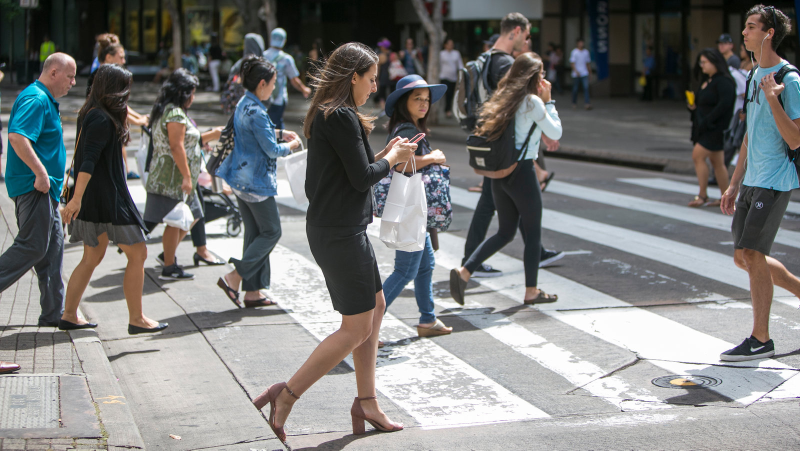
#> input picture d.jpg, 1600 x 901 px (shown at 1/2 size)
$ python main.py
#> lines starting #> are read from the running program, lines starting #| are printed output that depends on the picture; after the words box and inside, x2 and y2 are one past the last pixel; in counts of white or black regions, pixels touching at a corner belong together
import cv2
from imutils.object_detection import non_max_suppression
from imutils import resize
import numpy as np

hog = cv2.HOGDescriptor()
hog.setSVMDetector(cv2.HOGDescriptor_getDefaultPeopleDetector())

img = cv2.imread('d.jpg')
#> img is the input picture: shape (901, 1600, 3); mean B, G, R 123.2, 123.9, 123.3
img = resize(img, height=500)
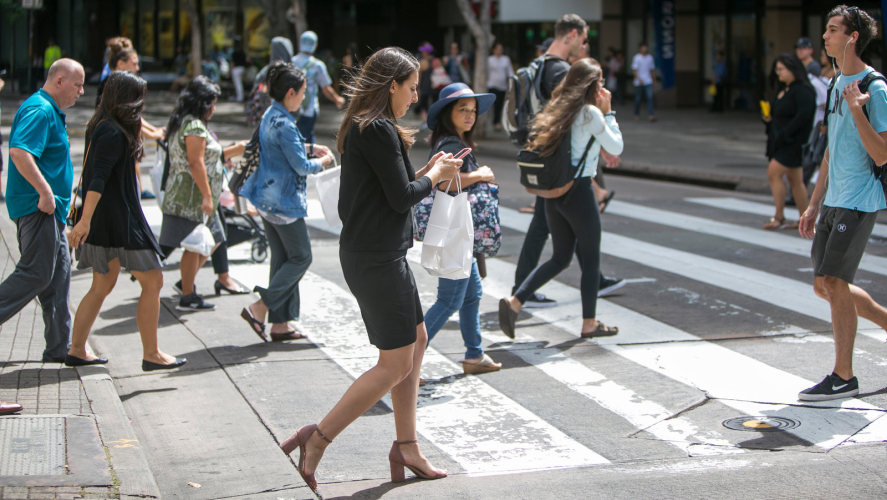
#> img: shape (500, 887, 3); mean B, G, R 123.2, 123.9, 123.3

rects,weights = hog.detectMultiScale(img, winStride=(4, 4), padding=(8, 8), scale=1.05)
#> rects = [[809, 262, 70, 139], [735, 43, 111, 221], [46, 230, 77, 153], [0, 167, 95, 219], [220, 12, 117, 235], [128, 87, 131, 261], [46, 9, 140, 280], [481, 7, 179, 359], [200, 62, 163, 325], [282, 38, 183, 365], [364, 109, 167, 334]]; weights = [0.159, 1.78, 0.276, 0.157, 0.41, 1.03, 2.02, 1.33, 0.252, 0.946, 0.392]

copy = img.copy()
for x, y, w, h in rects:
    cv2.rectangle(copy, (x, y), (x+w, y+h), (0, 0, 255), 2)
#> this loop made 11 passes
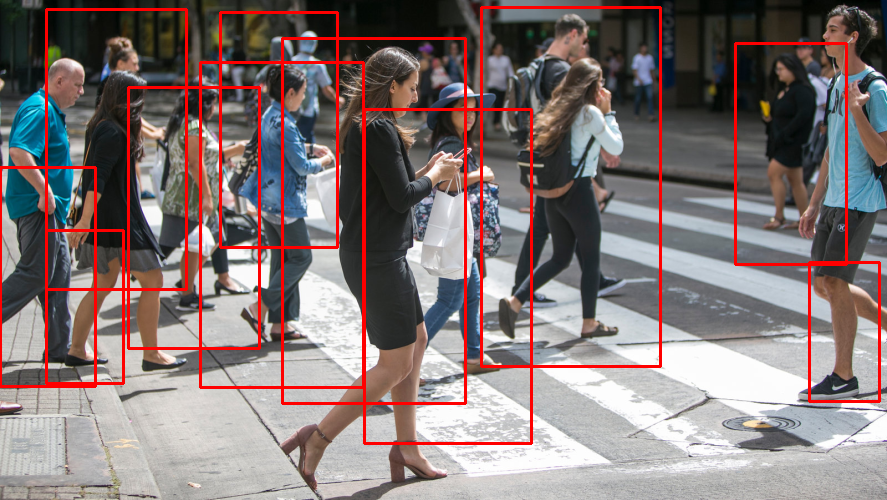
#> copy: shape (500, 887, 3); 5.57% of pixels changed, all inside (x1, y1, x2, y2) = (0, 6, 881, 445)

cv2.imshow('before suppression', copy)
cv2.waitKey(0)

r = np.array([[x, y, x+w, y+h] for x, y, w, h in rects])
#> r = [[809, 262, 879, 401], [735, 43, 846, 264], [46, 230, 123, 383], [0, 167, 95, 386], [220, 12, 337, 247], [128, 87, 259, 348], [46, 9, 186, 289], [481, 7, 660, 366], [200, 62, 363, 387], [282, 38, 465, 403], [364, 109, 531, 443]]
pick = non_max_suppression(r, probs=None, overlapThresh=0.65)
#> pick = [[364, 109, 531, 443], [282, 38, 465, 403], [809, 262, 879, 401], [200, 62, 363, 387], [0, 167, 95, 386], [46, 230, 123, 383], [481, 7, 660, 366], [128, 87, 259, 348], [46, 9, 186, 289], [735, 43, 846, 264]]

for xa, ya, xb, yb in pick:
    cv2.rectangle(img, (xa, ya), (xb, yb), (0, 255, 0), 2)
#> this loop made 10 passes
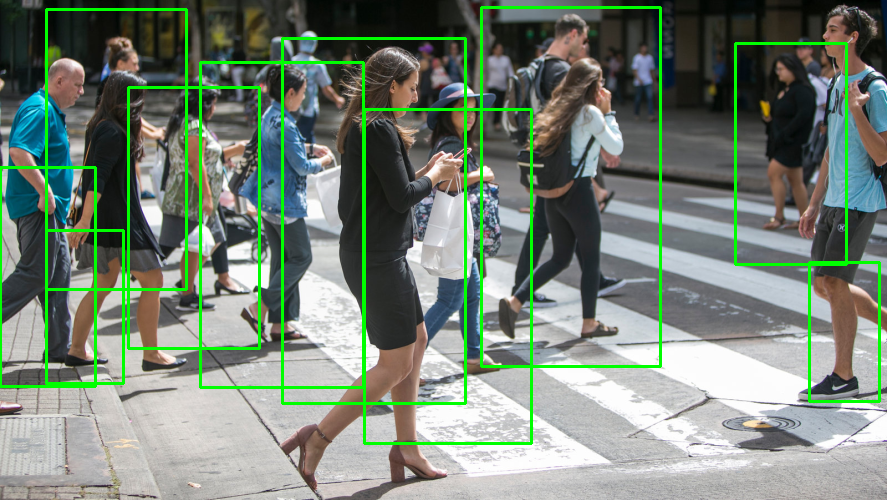
#> img: shape (500, 887, 3); 5.11% of pixels changed, all inside (x1, y1, x2, y2) = (0, 6, 881, 445)

cv2.imshow('after suppression', img)
cv2.waitKey(0)

cv2.destroyAllWindows()

$ run again, with before.jpg copied over d.jpg
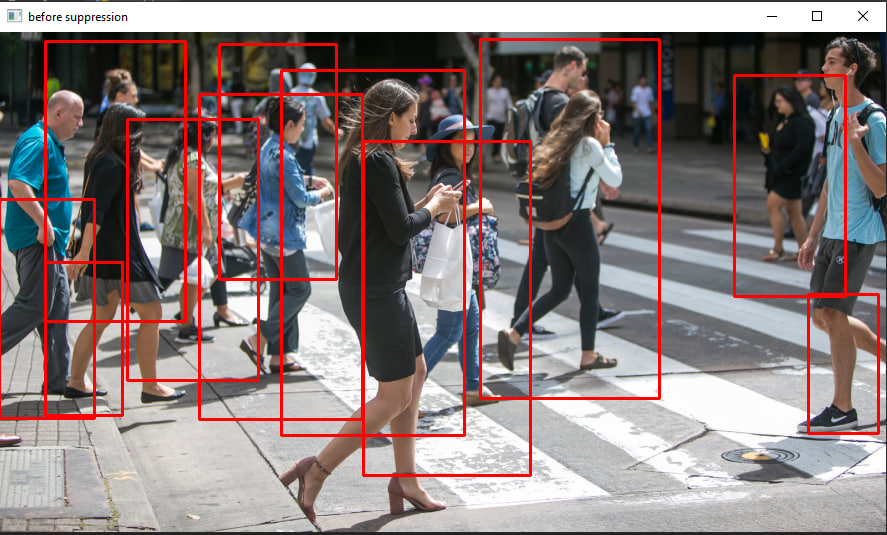
#> input picture before.jpg, 887 x 535 px
#> img is the input picture: shape (535, 887, 3); mean B, G, R 124, 124.5, 137.1
#> rects = [[688, 75, 98, 196], [40, 36, 134, 268], [117, 84, 135, 270], [443, 31, 174, 348], [337, 122, 163, 325]]; weights = [1.89, 1.26, 0.617, 1.19, 0.657]
#> the loop `for x, y, w, h in rects:` made 5 passes
#> after the loop `for x, y, w, h in rects:`:
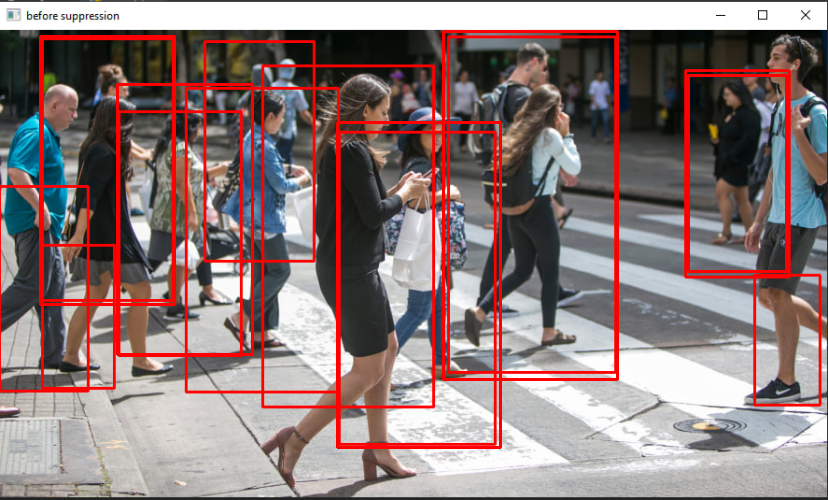
#> copy: shape (500, 828, 3); mean B, G, R 121.5, 122, 140.9
#> r = [[688, 75, 786, 271], [40, 36, 174, 304], [117, 84, 252, 354], [443, 31, 617, 379], [337, 122, 500, 447]]
#> pick = [[337, 122, 500, 447], [443, 31, 617, 379], [117, 84, 252, 354], [40, 36, 174, 304], [688, 75, 786, 271]]
#> the loop `for xa, ya, xb, yb in pick:` made 5 passes
#> after the loop `for xa, ya, xb, yb in pick:`:
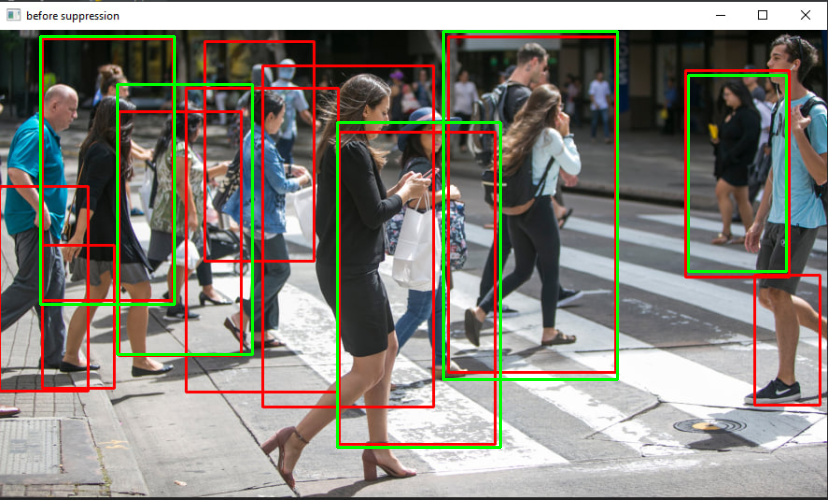
#> img: shape (500, 828, 3); mean B, G, R 121.5, 129.8, 133.2

$ run again, with download.jpg copied over d.jpg
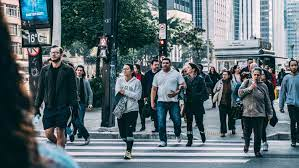
#> input picture download.jpg, 299 x 168 px
#> img is the input picture: shape (168, 299, 3); mean B, G, R 111.1, 105.4, 89.3
#> rects = [[347, 342, 75, 150], [797, 179, 91, 182], [605, 184, 132, 263], [488, 128, 182, 364], [681, 187, 161, 313], [409, 128, 174, 349], [123, 103, 193, 386], [290, 140, 187, 360]]; weights = [1.03, 0.429, 1.69, 1.34, 1.62, 1.65, 0.682, 0.562]
#> the loop `for x, y, w, h in rects:` made 8 passes
#> after the loop `for x, y, w, h in rects:`:
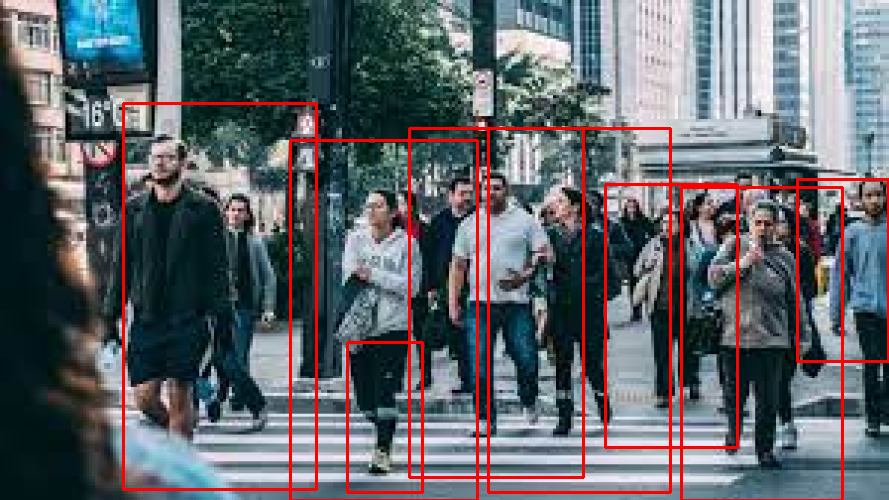
#> copy: shape (500, 889, 3); mean B, G, R 106, 100.6, 96.7
#> r = [[347, 342, 422, 492], [797, 179, 888, 361], [605, 184, 737, 447], [488, 128, 670, 492], [681, 187, 842, 500], [409, 128, 583, 477], [123, 103, 316, 489], [290, 140, 477, 500]]
#> pick = [[290, 140, 477, 500], [681, 187, 842, 500], [488, 128, 670, 492], [123, 103, 316, 489], [409, 128, 583, 477], [605, 184, 737, 447], [797, 179, 888, 361]]
#> the loop `for xa, ya, xb, yb in pick:` made 7 passes
#> after the loop `for xa, ya, xb, yb in pick:`:
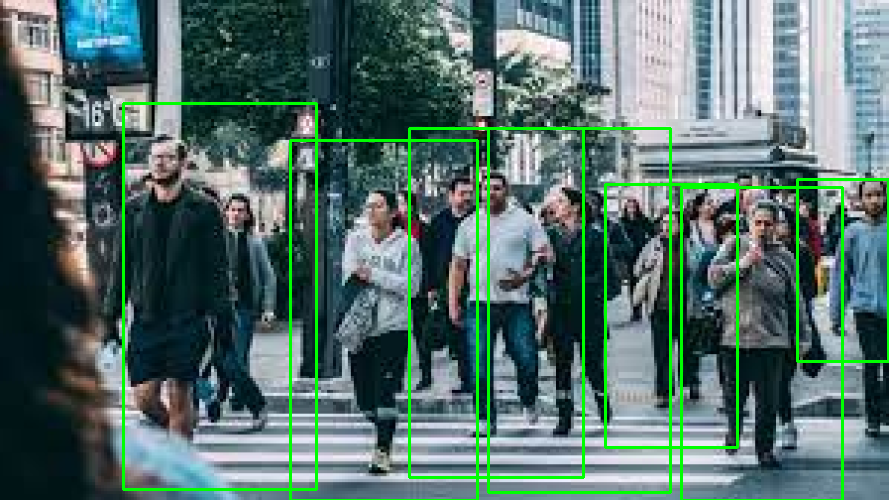
#> img: shape (500, 889, 3); mean B, G, R 106.4, 111.7, 85.5
